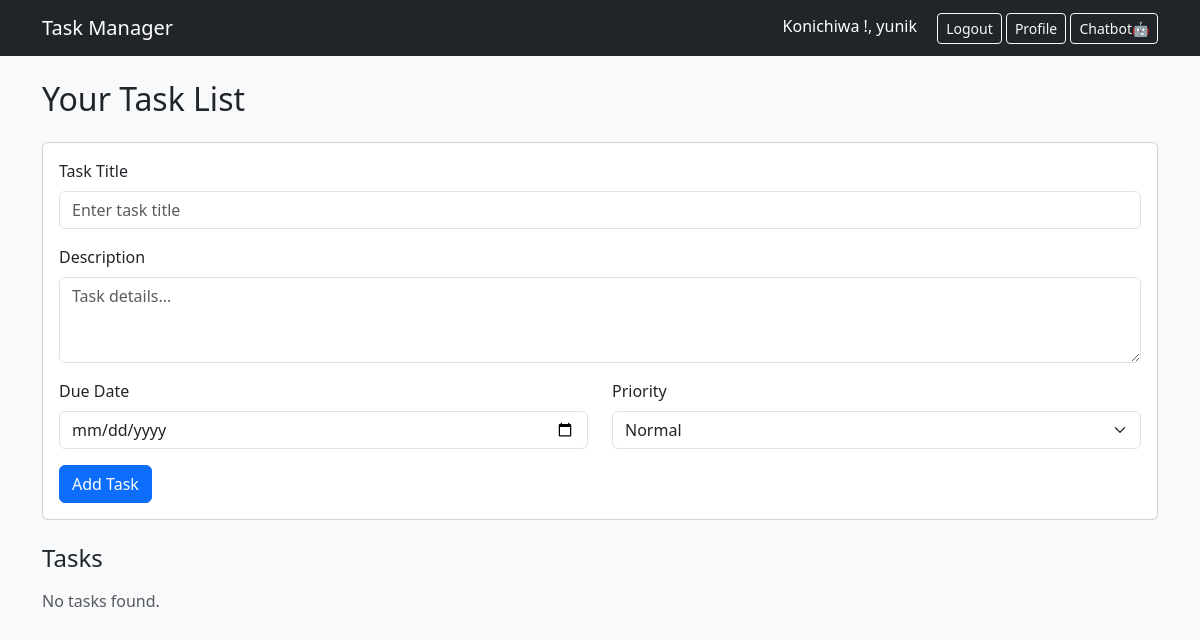
Page /tasks/ (signed in) on the earlier database version.
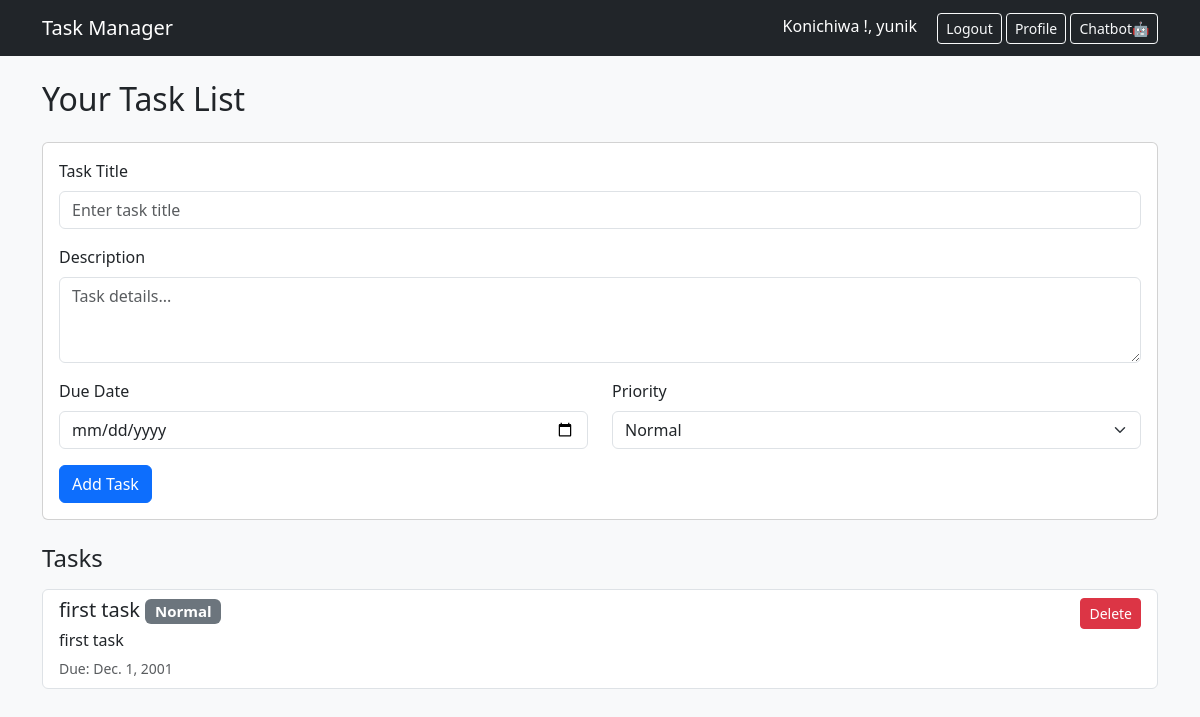
Same page on the later database version.
### tasks/models.py (models this page shows, shortened)
class Task(models.Model):
    user = models.ForeignKey(User, on_delete=models.CASCADE)
    title = models.CharField(max_length=200)
    description = models.TextField(blank=True)
    due_date = models.DateField(null=True, blank=True)
    priority = models.CharField(
        max_length=10,
        choices=[('Low', 'Low'), ('Normal', 'Normal'), ('High', 'High')],
        default='Normal'
    )
    created_at = models.DateTimeField(auto_now_add=True)

### tasks/views.py (the view)
# urls.py: path('tasks/', views.task_list, name='task-list'),
@login_required
def task_list(request):
    tasks=Task.objects.filter(user=request.user)
    return render(request,'tasks/tasklist.html',{'tasks':tasks})

### tasks/templates/tasks/tasklist.html (shortened to what this page needs)
{% extends 'tasks/base.html' %} {% block content %}
<h2 class="mb-4">Your Task List</h2>
<div class="card mb-4">
  <div class="card-body">
    <form method="POST" action="{% url 'add_task' %}">
      <div class="mb-3">
        <label for="title" class="form-label">Task Title</label>
        <input
          type="text"
          class="form-control"
          id="title"
          name="title"
          placeholder="Enter task title"
          required
        />
      </div>
      <div class="mb-3">
        <label for="description" class="form-label">Description</label>
        <textarea
          class="form-control"
          id="description"
          name="description"
          rows="3"
          placeholder="Task details..."
        ></textarea>
      </div>
      <div class="mb-3 row">
        <div class="col-md-6">
          <label for="due_date" class="form-label">Due Date</label>
          <input
            type="date"
            class="form-control"
            id="due_date"
            name="due_date"
          />
        </div>
        <div class="col-md-6">
          <label for="priority" class="form-label">Priority</label>
          <select class="form-select" id="priority" name="priority">
            <option value="Normal" selected>Normal</option>
          </select>
        </div>
      </div>
      <button type="submit" class="btn btn-primary">Add Task</button>
    </form>
  </div>
</div>
<h4 class="mb-3">Tasks</h4>
{% if tasks %}
<div class="list-group">
  {% for task in tasks %}
  <div class="list-group-item d-flex justify-content-between align-items-start">
    <div>
      <h5 class="mb-1">
        {{ task.title }}
        <span class="badge bg-secondary">{{ task.priority }}</span>
      </h5>
      <p class="mb-1">{{ task.description }}</p>
      <small class="text-muted">Due: {{ task.due_date }}</small>
    </div>
    <form method="POST" action="{% url 'delete_task' task.id %}">
      <button type="submit" class="btn btn-sm btn-danger">Delete</button>
    </form>
  </div>
  {% endfor %}
</div>
{% else %}
<p class="text-muted">No tasks found.</p>
{% endif %} {% endblock %}

### tasks/templates/tasks/base.html (shortened to what this page needs)
<!DOCTYPE html>
<html lang="en">
  <head>
    <link
      href="https://cdn.jsdelivr.net/npm/bootstrap@5.3.3/dist/css/bootstrap.min.css"
      rel="stylesheet"
    />
  </head>
  <body class="bg-light">
    {% if request.resolver_match.url_name == 'task_list' %}
    <nav class="navbar navbar-expand-lg navbar-dark bg-dark mb-4">
      {% endif %}
      <div class="container">
        {% if request.resolver_match.url_name == 'task_list' %}
        <a class="navbar-brand" href="#">Task Manager</a>
        {% endif %}
        <div>
          {% if request.resolver_match.url_name == 'task_list' %}
          <span class="navbar-text me-3 text-white"
            >Konichiwa !, {{ user.username }}</span
          >
          <button
            type="button"
            class="btn btn-outline-light btn-sm"
            data-bs-toggle="modal"
            data-bs-target="#logoutModal"
          >
            Logout
          </button>
          <a href="/profile" class="btn btn-outline-light btn-sm">Profile</a>
          <a href="/chatbot" class="btn btn-outline-light btn-sm">Chatbot🤖</a>
          {% elif not user.is_authenticated %}
          <a href="/login" class="btn btn-outline-light btn-sm">Login</a>
          {% endif %}
        </div>
      </div>
    </nav>
    <div class="container">{% block content %} {% endblock %}</div>
  </body>
</html>

Differences in the rows shown:
added Task: title "first task", priority "Normal", description "first task", due_date "Dec. 1, 2001"
Other differences:
text no longer shown: "No tasks found."
